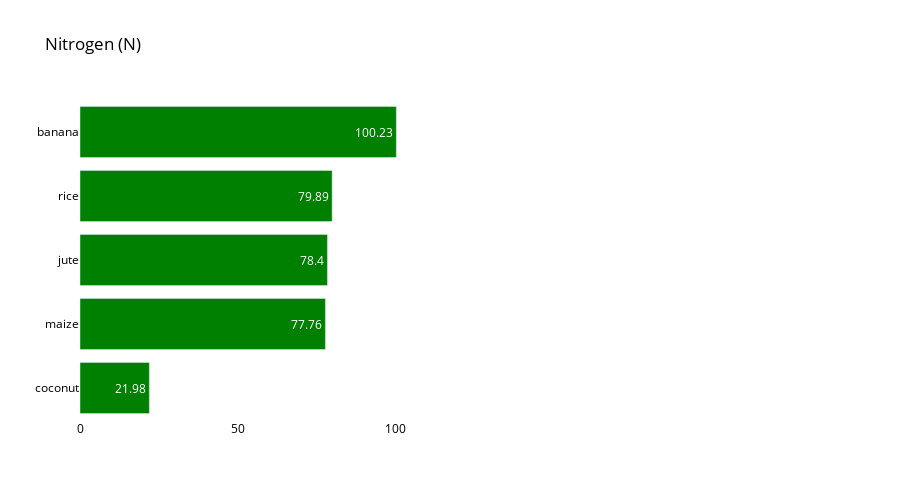

Notebook code cell kept with this figure:
### Markdown cell above
### Nitrogen Analysis

### Code cell
colorarr = ['green']  # Add your desired colors

# Rest of your code
import plotly.graph_objects as go
from plotly.subplots import make_subplots
import random

crop_summary_N = crop_summary.sort_values(by='N', ascending=False)

fig = make_subplots(rows=1, cols=2)

top = {
    'y' : crop_summary_N['N'][0:5].sort_values().index,
    'x' : crop_summary_N['N'][0:5].sort_values()
}
fig.add_trace(
    go.Bar(top,
           name="Most nitrogen required",
           marker_color=random.choice(colorarr),  # This line uses 'random'
           orientation='h',
          text=top['x']),
    
    row=1, col=1
)
fig.update_traces(texttemplate='%{text}', textposition='inside')
fig.update_layout(title_text="Nitrogen (N)",
                  plot_bgcolor='white',
                  font_size=12, 
                  font_color='black',
                 height=500)

fig.update_xaxes(showgrid=False)
fig.update_yaxes(showgrid=False)
fig.show()

### Figure 1 — Plotly figure (JSON) as saved in the notebook; plotly's stock layout.template omitted (floating-point values rounded to 4 significant figures)
{"data": [{"marker": {"color": "green"}, "name": "Most nitrogen required", "orientation": "h", "text": [21.98, 77.76, 78.4, 79.89, 100.2], "textposition": "inside", "texttemplate": "%{text}", "type": "bar", "x": [21.98, 77.76, 78.4, 79.89, 100.2], "xaxis": "x", "y": ["coconut", "maize", "jute", "rice", "banana"], "yaxis": "y"}], "layout": {"font": {"color": "black", "size": 12}, "height": 500, "plot_bgcolor": "white", "title": {"text": "Nitrogen (N)"}, "xaxis": {"anchor": "y", "domain": [0, 0.45], "showgrid": false}, "xaxis2": {"anchor": "y2", "domain": [0.55, 1], "showgrid": false}, "yaxis": {"anchor": "x", "domain": [0, 1], "showgrid": false}, "yaxis2": {"anchor": "x2", "domain": [0, 1], "showgrid": false}}}
